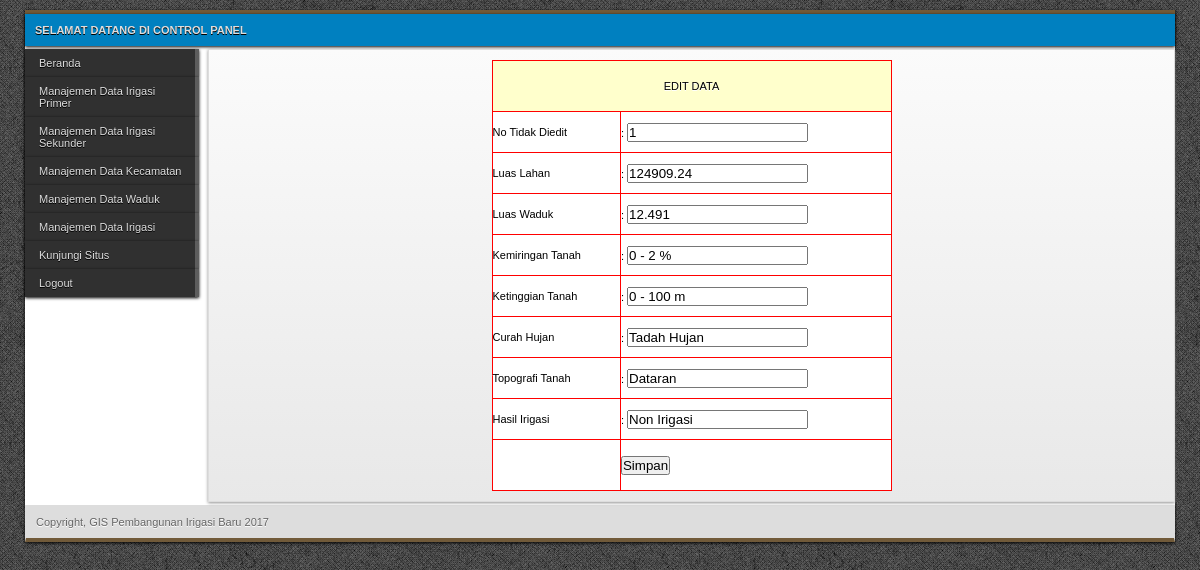
The app's page /Admin/edit_data1.php?id=1 (signed in) with its own data.
### tables this page shows
CREATE TABLE IF NOT EXISTS `tb_data` (
  `NOMOR` int(11) NOT NULL,
  `LUAS_LAHAN2` varchar(20) DEFAULT NULL,
  `LUAS_WADUK2` varchar(20) DEFAULT NULL,
  `KEMIRINGAN2` char(15) DEFAULT NULL,
  `KETINGGIAN2` varchar(20) DEFAULT NULL,
  `CURAH_HUJAN2` char(20) DEFAULT NULL,
  `TOPOGRAFI2` char(30) DEFAULT NULL,
  `IRIGASI2` char(30) DEFAULT NULL,
  PRIMARY KEY (`NOMOR`)
);

### Admin/edit_data.php (the view, shortened to what this page needs)
<html>
<body>
<form name="form1" method="post" action="aksi_edit_data.php">
      <table width="400" border="0" align="center" cellpadding="1" cellspacing="1" bordercolor="#FFFF99" bgcolor="#FF0000">
        <tr bgcolor="#FFFFCC">
          <td height="50" colspan="2"><div align="center">EDIT DATA</div></td>
        </tr>
     <?php
      $sqlTampil="select * from tb_data Where NOMOR='$_GET[id]'";
      $qryTampil=mysql_query($sqlTampil);
      $dataTampil=mysql_fetch_array($qryTampil);
     ?>
    <tr bgcolor="#FFFFFF">
          <td height="40">No Tidak Diedit</td>
          <td>:
          <input name="no" type="text" id="no" value="<?php echo $dataTampil['NOMOR']; ?>"></td>
        </tr>
		<tr bgcolor="#FFFFFF">
          <td height="40">Luas Lahan</td>
          <td>:
          <input name="lahan" type="double" id="lahan" value="<?php echo $dataTampil['LUAS_LAHAN2']; ?>"></td>
        </tr>
        <tr bgcolor="#FFFFFF">
          <td height="40">Luas Waduk</td>
          <td>:
          <input name="waduk" type="double" id="waduk" value="<?php echo $dataTampil['LUAS_WADUK2']; ?>"></td>
        </tr>
		<tr bgcolor="#FFFFFF">
          <td height="40">Kemiringan Tanah</td>
          <td>:
          <input name="miring" type="text" id="miring" value="<?php echo $dataTampil['KEMIRINGAN2']; ?>"></td>
        </tr>
        <tr bgcolor="#FFFFFF">
          <td height="40">Ketinggian Tanah</td>
          <td>:
          <input name="tinggi" type="text" id="tinggi" value="<?php echo $dataTampil['KETINGGIAN2']; ?>"></td>
        </tr>
		<tr bgcolor="#FFFFFF">
          <td height="40">Curah Hujan</td>
          <td>:
          <input name="hujan" type="text" id="hujan" value="<?php echo $dataTampil['CURAH_HUJAN2']; ?>"></td>
        </tr>
		<tr bgcolor="#FFFFFF">
          <td height="40">Topografi Tanah</td>
          <td>:
          <input name="topografi" type="text" id="topografi" value="<?php echo $dataTampil['TOPOGRAFI2']; ?>"></td>
        </tr>
		<tr bgcolor="#FFFFFF">
          <td height="40">Hasil Irigasi</td>
          <td>:
          <input name="irigasi" type="text" id="irigasi" value="<?php echo $dataTampil['IRIGASI2']; ?>"></td>
        </tr>
		<tr bgcolor="#FFFFFF">
          <td>&nbsp;</td>
          <td height="50"><input type="submit" name="Submit" value="Simpan"></td>
        </tr>
      </table>
    </form>

### Admin/style/global.css (style rules this page uses)
* { padding:0; margin:0 auto; }
body { background:url(../../images/bedge_grungec.png); font-family:Verdana, Geneva, sans-serif; font-size:11px; color:#666; }
table { color:#000; }

### records on screen
tb_data: no "1", lahan "124909.24", waduk "12.491", miring "0 - 2 %", tinggi "0 - 100 m", hujan "Tadah Hujan", topografi "Dataran", irigasi "Non Irigasi"
